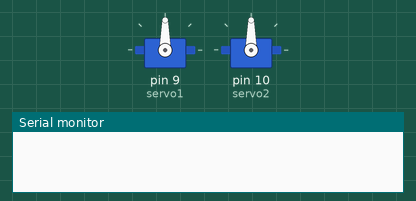
This sketch was run on a simulated Arduino Uno, built with avr-gcc and run on an emulated ATmega328P. Parts: 2 × servo, the last lines printed to the serial monitor.

Above: at 0.05 s.
At 0.55 s:
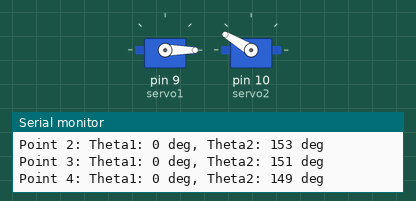
At 1.05 s:
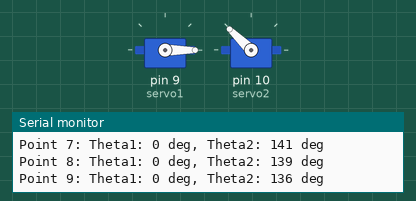
At 2.1 s:
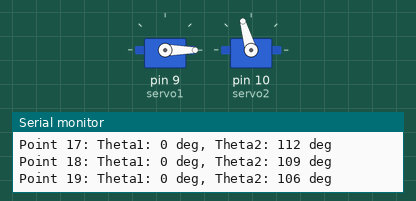
Timing chart, 0 to 3.6 s (numbered marks = the images above):
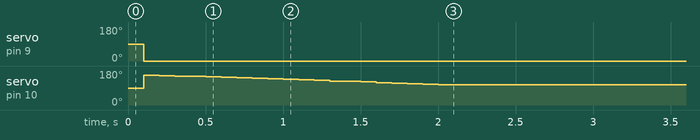

Measured:
- by itself, servo on pin 9 (servo1): 90° → 0° at 0.10 s
- by itself, servo on pin 10 (servo2): 90° → 157° at 0.10 s, → 155° 0.10 s later, → 153° 0.10 s later, → 151° 0.10 s later, … (20 changes in this stretch)

The sketch:

robot_arm_ik_475.ino
```cpp
// snippet: robot_arm_ik_475
// tags: robot, arm, ik, inverse-kinematics, servo, math
// boards: avr, megaavr, nano33iot, rp2040
// not-tags: romi32u4
// library: Servo
// description: IK straight-line trajectory: interpolate 20 points from start (5, 0) to end (10, 8) in cm
// prompts: straight-line, trajectory, interpolate, points, start, solve
// verified: compile-only
// source: kd-generated (id 475)
// exact-include: Servo.h

#include <Servo.h>

Servo servo1;
Servo servo2;

const int L1 = 12;  // Length of first link in cm
const int L2 = 9;   // Length of second link in cm

const int NUM_POINTS = 20;
const int STEP_MS = 100;

int startX = 5;
int startY = 0;
int endX = 10;
int endY = 8;

int currentPoint = 0;
unsigned long prevMs = 0;

void setup() {
  servo1.attach(9);
  servo2.attach(10);
  Serial.begin(9600);
}

void loop() {
  unsigned long now = millis();
  if (now - prevMs >= STEP_MS) {
    prevMs = now;

    if (currentPoint < NUM_POINTS) {
      float x = startX + (float)(endX - startX) * currentPoint / (NUM_POINTS - 1);
      float y = startY + (float)(endY - startY) * currentPoint / (NUM_POINTS - 1);

      // 2-link IK (law of cosines). Use float math, clamp the acos() argument, and
      // include the atan2 correction term on the shoulder angle.
      float cosT2 = (x * x + y * y - (float)L1 * L1 - (float)L2 * L2) / (2.0f * L1 * L2);
      cosT2 = constrain(cosT2, -1.0f, 1.0f);
      float t2 = acos(cosT2);
      float t1 = atan2(y, x) - atan2(L2 * sin(t2), L1 + L2 * cos(t2));

      int theta1 = constrain((int)(t1 * 180.0 / PI), 0, 180);
      int theta2 = constrain((int)(t2 * 180.0 / PI), 0, 180);

      servo1.write(theta1);
      servo2.write(theta2);

      Serial.print("Point "); Serial.print(currentPoint); Serial.print(": ");
      Serial.print("Theta1: "); Serial.print(theta1); Serial.print(" deg, ");
      Serial.print("Theta2: "); Serial.print(theta2); Serial.println(" deg");

      currentPoint++;
    }
  }
}
```
